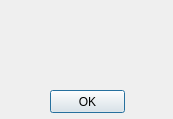
<?xml version="1.0" encoding="UTF-8"?>
<ui version="4.0">
 <class>okWindow</class>
 <widget class="QDialog" name="okWindow">
  <property name="geometry">
   <rect>
    <x>0</x>
    <y>0</y>
    <width>173</width>
    <height>119</height>
   </rect>
  </property>
  <property name="windowTitle">
   <string>Dialog</string>
  </property>
  <widget class="QLabel" name="label">
   <property name="geometry">
    <rect>
     <x>30</x>
     <y>20</y>
     <width>121</width>
     <height>51</height>
    </rect>
   </property>
   <property name="text">
    <string/>
   </property>
  </widget>
  <widget class="QPushButton" name="pushButton">
   <property name="geometry">
    <rect>
     <x>50</x>
     <y>90</y>
     <width>75</width>
     <height>23</height>
    </rect>
   </property>
   <property name="text">
    <string>OK</string>
   </property>
  </widget>
 </widget>
 <resources/>
 <connections/>
</ui>
